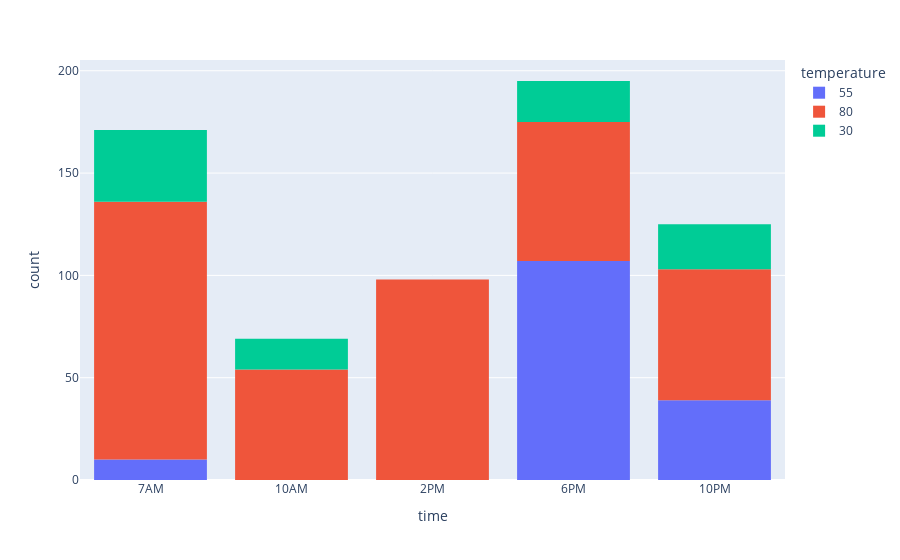

This figure's notebook cell:
### Code cell
#Temperature and time review for fine dining coupon redeemers
px.histogram(DataFineDiningCoupons.query('Y==1'), x='time', category_orders=dict(time=["7AM", "10AM", "2PM", "6PM", "10PM"]), color='temperature')

### Figure 1 — Plotly figure (JSON) as saved in the notebook; plotly's stock layout.template omitted (floating-point values rounded to 4 significant figures; data arrays with more than 128 entries replaced by an {"elided": "..."} marker saying what was removed)
{"data": [{"alignmentgroup": "True", "bingroup": "x", "hovertemplate": "temperature=55<br>time=%{x}<br>count=%{y}<extra></extra>", "legendgroup": "55", "marker": {"color": "#636efa", "pattern": {"shape": ""}}, "name": "55", "offsetgroup": "55", "orientation": "v", "showlegend": true, "type": "histogram", "x": {"elided": "156 str values"}, "xaxis": "x", "yaxis": "y"}, {"alignmentgroup": "True", "bingroup": "x", "hovertemplate": "temperature=80<br>time=%{x}<br>count=%{y}<extra></extra>", "legendgroup": "80", "marker": {"color": "#EF553B", "pattern": {"shape": ""}}, "name": "80", "offsetgroup": "80", "orientation": "v", "showlegend": true, "type": "histogram", "x": {"elided": "410 str values"}, "xaxis": "x", "yaxis": "y"}, {"alignmentgroup": "True", "bingroup": "x", "hovertemplate": "temperature=30<br>time=%{x}<br>count=%{y}<extra></extra>", "legendgroup": "30", "marker": {"color": "#00cc96", "pattern": {"shape": ""}}, "name": "30", "offsetgroup": "30", "orientation": "v", "showlegend": true, "type": "histogram", "x": ["10PM", "7AM", "7AM", "10PM", "10PM", "7AM", "7AM", "7AM", "10PM", "7AM", "10PM", "7AM", "10PM", "10PM", "7AM", "7AM", "10PM", "7AM", "7AM", "10PM", "7AM", "7AM", "7AM", "10PM", "7AM", "10PM", "7AM", "7AM", "10PM", "7AM", "10PM", "7AM", "10PM", "7AM", "10PM", "7AM", "7AM", "7AM", "7AM", "10PM", "7AM", "10PM", "7AM", "7AM", "10PM", "7AM", "7AM", "10PM", "7AM", "7AM", "7AM", "7AM", "7AM", "7AM", "6PM", "6PM", "6PM", "6PM", "6PM", "6PM", "6PM", "6PM", "6PM", "6PM", "6PM", "6PM", "6PM", "6PM", "6PM", "6PM", "6PM", "6PM", "6PM", "6PM", "10PM", "10AM", "10AM", "10AM", "10AM", "10AM", "10AM", "10PM", "10AM", "10AM", "10AM", "10PM", "10AM", "10AM", "10AM", "10AM", "10AM", "10AM"], "xaxis": "x", "yaxis": "y"}], "layout": {"autosize": true, "barmode": "relative", "legend": {"title": {"text": "temperature"}, "tracegroupgap": 0}, "margin": {"t": 60}, "xaxis": {"anchor": "y", "autorange": true, "categoryarray": ["7AM", "10AM", "2PM", "6PM", "10PM"], "categoryorder": "array", "domain": [0, 1], "range": [-0.5, 4.5], "title": {"text": "time"}, "type": "category"}, "yaxis": {"anchor": "x", "autorange": true, "domain": [0, 1], "range": [0, 205.3], "title": {"text": "count"}}}}
